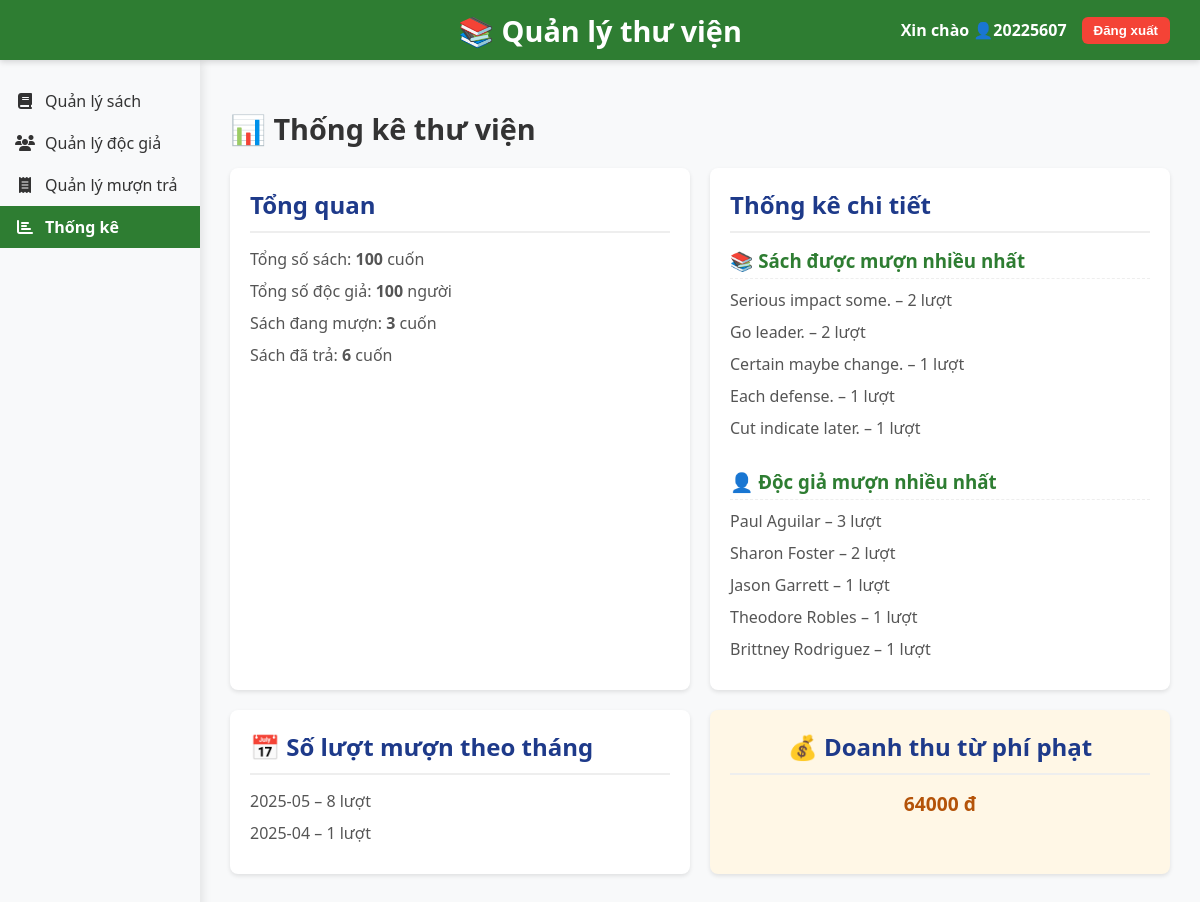
/stats (signed in), run on the app's committed database.
### tables this page shows
CREATE TABLE books (
        id INTEGER PRIMARY KEY AUTOINCREMENT,
        title TEXT NOT NULL,
        author TEXT NOT NULL,
        category TEXT,
        publisher TEXT,
        year INTEGER,
        quantity INTEGER NOT NULL
    );

CREATE TABLE readers (
        id INTEGER PRIMARY KEY AUTOINCREMENT,
        name TEXT NOT NULL,
        dob TEXT NOT NULL,
        email TEXT NOT NULL,
        phone TEXT NOT NULL,
        address TEXT,
        register_date TEXT NOT NULL
    );

### app.py (the view)
@app.route('/stats')
@login_required
def statistics():
    conn = sqlite3.connect(DB_PATH)
    cursor = conn.cursor()
    cursor.execute('SELECT COUNT(*) FROM books')
    total_books = cursor.fetchone()[0]
    cursor.execute('SELECT COUNT(*) FROM readers')
    total_readers = cursor.fetchone()[0]
    cursor.execute('SELECT COUNT(*) FROM borrows WHERE return_date IS NULL')
    borrowed_books = cursor.fetchone()[0]
    cursor.execute('SELECT COUNT(*) FROM borrows WHERE return_date IS NOT NULL')
    returned_books = cursor.fetchone()[0]
    cursor.execute('''
        SELECT SUM(fine) AS total_fine
        FROM borrows
        WHERE fine > 0
    ''')
    fine_revenue = cursor.fetchone()[0] or 0
    cursor.execute('''
        SELECT b.title, COUNT(*) AS total
        FROM borrows bo
        JOIN books b ON bo.book_id = b.id
        GROUP BY bo.book_id
        ORDER BY total DESC
        LIMIT 5
    ''')
    top_books = cursor.fetchall()
    cursor.execute('''
        SELECT r.name, COUNT(*) AS total
        FROM borrows bo
        JOIN readers r ON bo.reader_id = r.id
        GROUP BY bo.reader_id
        ORDER BY total DESC
        LIMIT 5
    ''')
    top_readers = cursor.fetchall()
    cursor.execute('''
        SELECT strftime('%Y-%m', borrow_date) AS month, COUNT(*) AS total
        FROM borrows
        GROUP BY month
        ORDER BY month DESC
        LIMIT 6
    ''')
    monthly_stats = cursor.fetchall()
    conn.close()
    return render_template('stats.html',
                           total_books=total_books,
                           total_readers=total_readers,
                           borrowed_books=borrowed_books,
                           returned_books=returned_books,
                           fine_revenue=fine_revenue,
                           top_books=top_books,
                           top_readers=top_readers,
                           monthly_stats=monthly_stats)

### app.py (called while the page is built)
def login_required(f):
    @wraps(f)
    def decorated_function(*args, **kwargs):
        if 'user_id' not in session:
            return redirect('/login')
        return f(*args, **kwargs)
    return decorated_function

### templates/stats.html (shortened to what this page needs)
<!DOCTYPE html>
<html lang="vi">
<head>
    <link rel="stylesheet" href="https://cdnjs.cloudflare.com/ajax/libs/font-awesome/6.4.0/css/all.min.css" />
</head>
<body>
    <header>
        <div class="library-name">📚 Quản lý thư viện</div>
        <div class="user-info">
            <span>Xin chào 👤{{ session.get('username') }}</span>
            <button onclick="confirmLogout()">Đăng xuất</button>
        </div>
    </header>
    <div class="content-wrapper">
        <nav class="sidebar">
            <a href="/" class="sidebar-item">
                <i class="fas fa-book"></i> <span>Quản lý sách</span>
            </a>
            <a href="/readers" class="sidebar-item">
                <i class="fas fa-users"></i> <span>Quản lý độc giả</span>
            </a>
            <a href="/borrows" class="sidebar-item">
                <i class="fas fa-receipt"></i> <span>Quản lý mượn trả</span>
            </a>
            <a href="/stats" class="sidebar-item active">
                <i class="fas fa-chart-bar"></i> <span>Thống kê</span>
            </a>
        </nav>
        <main class="main-content">
            <h1>📊 Thống kê thư viện</h1>
            <div class="statistics-container">
                <section class="summary-item">
                    <h2>Tổng quan</h2>
                    <ul>
                        <li>Tổng số sách: <strong>{{ total_books }}</strong> cuốn</li>
                        <li>Tổng số độc giả: <strong>{{ total_readers }}</strong> người</li>
                        <li>Sách đang mượn: <strong>{{ borrowed_books }}</strong> cuốn</li>
                        <li>Sách đã trả: <strong>{{ returned_books }}</strong> cuốn</li>
                    </ul>
                </section>
                <section class="combined-detail-section">
                    <h2>Thống kê chi tiết</h2>
                    <div class="content-wrapper-inner">
                        <div class="sub-section">
                            <h3>📚 Sách được mượn nhiều nhất</h3>
                            <ul>
                                {% for title, count in top_books %}
                                <li>{{ title }} – {{ count }} lượt</li>
                                {% endfor %}
                            </ul>
                        </div>
                        <div class="sub-section">
                            <h3>👤 Độc giả mượn nhiều nhất</h3>
                            <ul>
                                {% for name, count in top_readers %}
                                <li>{{ name }} – {{ count }} lượt</li>
                                {% endfor %}
                            </ul>
                        </div>
                    </div>
                </section>
                <section class="detail-section">
                    <h2>📅 Số lượt mượn theo tháng</h2>
                    <ul>
                        {% for month, count in monthly_stats %}
                        <li>{{ month }} – {{ count }} lượt</li>
                        {% endfor %}
                    </ul>
                </section>
                <section class="fine-revenue">
                    <h2>💰 Doanh thu từ phí phạt</h2>
                    <p><strong>{{ fine_revenue }}</strong> đ</p>
                </section>
            </div>
        </main>
    </div>
</body>
</html>

### templates/stats.html (style rules this page uses)
body { margin: 0; font-family: "Segoe UI", Tahoma, Geneva, Verdana, sans-serif; background-color: #f8f9fa; color: #333; display: flex; height: 100vh; overflow: hidden; flex-direction: column; }
header { position: fixed; top: 0; left: 0; right: 0; height: 60px; background-color: #2e7d32; color: white; display: flex; align-items: center; justify-content: flex-start; padding: 0 30px; box-shadow: 0 2px 6px rgba(0, 0, 0, 0.15); z-index: 2000; }
header .library-name { position: absolute; left: 50%; transform: translateX(-50%); font-size: 1.8rem; font-weight: 700; user-select: none; }
header .user-info { display: flex; align-items: center; gap: 15px; font-weight: 600; margin-left: auto; }
header .user-info span { user-select: none; }
header .user-info button { background-color: #f44336; border: none; color: white; padding: 6px 12px; border-radius: 6px; cursor: pointer; font-weight: 600; transition: background-color 0.3s; }
.content-wrapper { display: flex; flex: 1; margin-top: 60px; overflow: hidden; height: calc(100vh - 60px); }
nav.sidebar { width: 200px; background-color: #f8f9fa; padding-top: 20px; box-shadow: 2px 0 10px rgba(0, 0, 0, 0.1); height: 100%; display: flex; flex-direction: column; z-index: 1000; }
.sidebar-item { display: flex; align-items: center; padding: 10px 15px; color: #333; text-decoration: none; transition: background-color 0.2s ease; cursor: pointer; user-select: none; }
.sidebar-item i { margin-right: 10px; width: 20px; text-align: center; }
.sidebar-item span { font-size: 16px; }
.sidebar-item.active { background-color: #2e7d32; color: white; font-weight: bold; }
.main-content { flex-grow: 1; padding: 30px; overflow-y: auto; }
.main-content h1 { font-size: 1.8em; margin-bottom: 20px; color: #333; }
.statistics-container { display: grid; grid-template-columns: repeat(2, 1fr); gap: 20px; grid-auto-rows: minmax(min-content, max-content); }
.summary-item, .detail-section, .fine-revenue, .combined-detail-section { background-color: #ffffff; padding: 20px; border-radius: 8px; box-shadow: 0 2px 4px rgba(0, 0, 0, 0.1); }
.summary-item h2, .detail-section h2, .fine-revenue h2, .combined-detail-section h2 { color: #1e3a8a; margin-top: 0; margin-bottom: 15px; border-bottom: 2px solid #eee; padding-bottom: 10px; }
.summary-item ul, .detail-section ul, .combined-detail-section ul { list-style: none; padding: 0; margin: 0; }
.summary-item li, .detail-section li, .combined-detail-section li { margin-bottom: 10px; color: #555; }
.fine-revenue { background-color: #fff7e6; color: #b45309; font-weight: 600; text-align: center; }
.fine-revenue p { font-size: 1.2em; margin: 0; }
.combined-detail-section .content-wrapper-inner { display: flex; flex-direction: column; gap: 20px; }
.combined-detail-section .sub-section h3 { color: #2e7d32; margin-top: 0; margin-bottom: 10px; border-bottom: 1px dashed #eee; padding-bottom: 5px; }

### data on the page
books: title "Serious impact some.", count "2"
books: title "Go leader.", count "2"
books: title "Certain maybe change.", count "1"
books: title "Each defense.", count "1"
books: title "Cut indicate later.", count "1"
readers: name "Paul Aguilar", count "3"
readers: name "Sharon Foster", count "2"
readers: name "Jason Garrett", count "1"
readers: name "Theodore Robles", count "1"
readers: name "Brittney Rodriguez", count "1"

### other printed values
{{ session.get('username') }} "20225607"
{{ total_books }} "100"
{{ total_readers }} "100"
{{ borrowed_books }} "3"
{{ returned_books }} "6"
{{ month }} "2025-05" "2025-04"
{{ count }} "8" "1"
{{ fine_revenue }} "64000"
